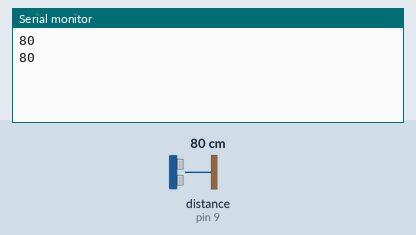
Bench run of a sketch on a simulated Arduino Uno, built with avr-gcc and run on an emulated ATmega328P. On the bench: the last lines printed to the serial monitor. Inputs (shaded band) come from the test bench; at power-on: distance to the obstacle (sensor on pin 9) 80 cm. The echo pulse lasts 58.3 µs per cm.

Above: at 5.8 s.
5.9 s: distance to the obstacle (sensor on pin 9) set to 2 cm
At 10.8 s:
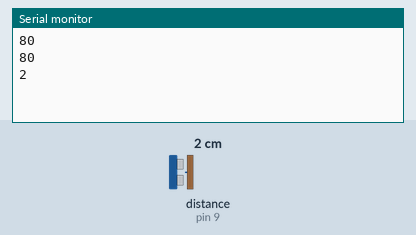
11.9 s: distance to the obstacle (sensor on pin 9) set to 4 cm
At 15.6 s:
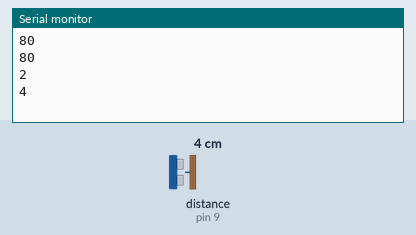
Timing chart, 0 to 17.1 s (numbered marks = the images above; inputs shaded):
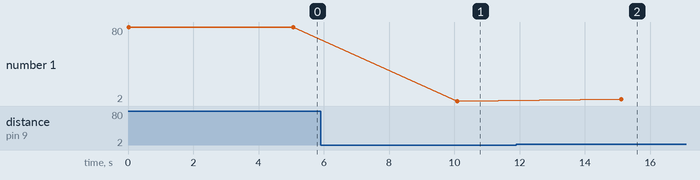

Measured:
- after the input at 5.9 s, the serial monitor: prints a new line after 4.2 s (image 1)
- after the input at 11.9 s, the serial monitor: prints a new line after 3.2 s (image 2)
- plotted number 1: 80 → 2 after the input at 5.9 s, 2 → 4 after the input at 11.9 s

The sketch:

DistanceSensor_Arduino.ino
```cpp
/* import libraries */
#include "SR04.h"
/* De nodige pin definieren van onze arduino */
#define TRIG_PIN 9
#define ECHO_PIN 10
SR04 sr04 = SR04(ECHO_PIN,TRIG_PIN);
long dist;

/* begint te schrijven in de console */
void setup() {
   Serial.begin(9600);
}
/* met de 2 pinnen en de librarie geeft hij de distance terug en print deze in de console */
void loop() {
   dist=sr04.Distance();
   Serial.println(dist);
   delay(5000);
}
```
